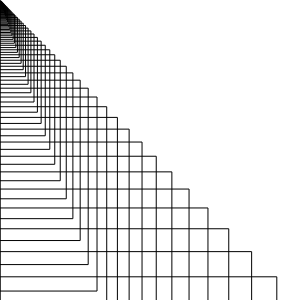
Frame 1 (no input)
Frame 60 (no input): identical to frame 1, image omitted
Frame 120 (the mouse pressed at the canvas centre since frame 60): identical to frame 1, image omitted

The p5.js sketch that drew this single still picture (run headless with seeded random() and noise() and a simulated clock; from frame 60 on, the mouse is pressed at the canvas centre):

// p5.js sketch
// ── sketch.js
function setup() {
	createCanvas(300, 300);
}

function draw() {
	background(255);
	stroke(0);
	noFill();

	for (var i = 1.0; i < width; i*=1.1) {
		rect(0, i, i, i*2);
	}

}
